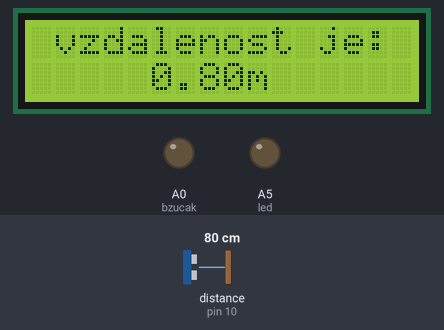
Bench run of a sketch on a simulated Arduino Uno, built with avr-gcc and run on an emulated ATmega328P. Parts: 16×2 character LCD, output pins drawn as LEDs (lit = HIGH). Wiring (inferred from the names in the program): ultrasonic range finder: trigger pin 9; echo pin 10. The test bench sets the inputs (shaded band); at power-on: distance to the obstacle (sensor on pin 10) 80 cm. The echo pulse lasts 58.3 µs per cm; pins used as bus, display or sensor lines are not drawn; what the sketch prints to the serial monitor is not drawn.

Above: at 1.2 s.
1.3 s: distance to the obstacle (sensor on pin 10) set to 35 cm
At 2.6 s:
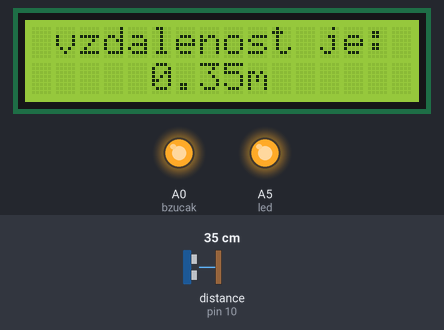
3.0 s: distance to the obstacle (sensor on pin 10) set to 2 cm
At 4.0 s:
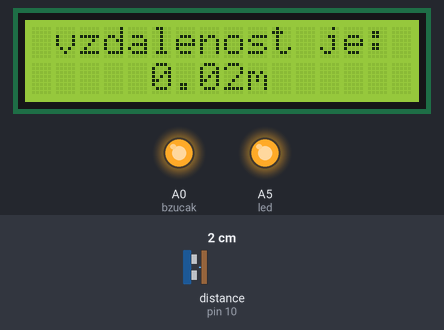
4.5 s: distance to the obstacle (sensor on pin 10) set to 4 cm
At 5.4 s:
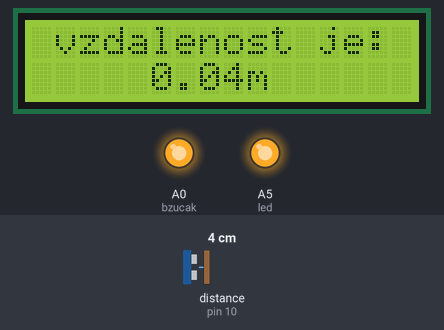
Timing chart, 0 to 7.5 s (numbered marks = the images above; inputs shaded):
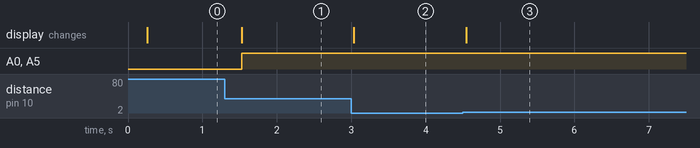

The sketch:

sketch_aug9a.ino
```cpp
#include <LiquidCrystal.h>

const int trigPin = 9;
const int echoPin = 10;

const int bzucak = A0;
const int led = A5;

float duration, distance;

const int rs = 12, en = 11, d4 = 5, d5 = 4, d6 = 3, d7 = 2;
LiquidCrystal lcd(rs, en, d4, d5, d6, d7);

void setup() {
  Serial.begin(9600);

  pinMode(trigPin, OUTPUT);
  pinMode(echoPin, INPUT);


  lcd.begin(16, 2);
  lcd.setCursor(1,0);
  lcd.print("vzdalenost je:");
}

float timer = 0;
void loop() {
  digitalWrite(trigPin, LOW);
  delayMicroseconds(2);
  digitalWrite(trigPin, HIGH);
  delayMicroseconds(10);
  digitalWrite(trigPin, LOW);

  duration = pulseIn(echoPin, HIGH);

  if(millis() > timer + 250){

    timer = millis();

    distance = (duration*0.0343)/2;
    float metry = distance/100;

    if(metry < 0.2){
      analogWrite(bzucak, 255);
      analogWrite(led, 255);
    }
    else if(metry < 0.65){
      int vzdalenost = distance;
      int val = map(vzdalenost, 65, 20, 0, 255);
      Serial.print("val -> ");
      Serial.println(val);

      analogWrite(led, val);
      analogWrite(bzucak, val);
    }
    else{
      analogWrite(led, 0);
      analogWrite(bzucak, 0);
    }

    Serial.println(metry);

    lcd.setCursor(5, 1);
    lcd.print(metry);
    lcd.print("m");

  }
}
```

Measured:
- after the input at 1.3 s, A0 (bzucak), A5 (led): LOW → HIGH after 0.23 s; the display: changes after 0.23 s (image 1)
- after the input at 3.0 s, the display: changes at once (image 2)
- after the input at 4.5 s, the display: changes at once (image 3)
